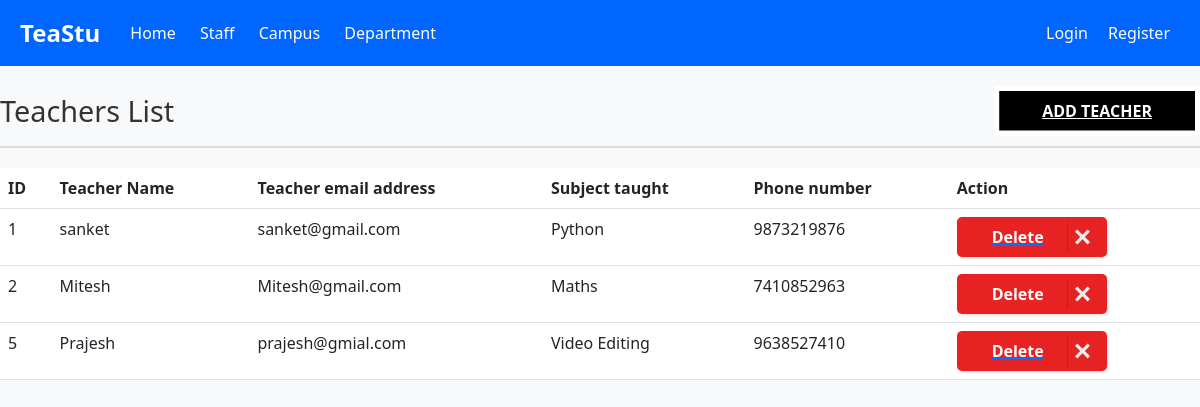
Screenshot of /teachers/ with the database file from the repository.
### ass_app/models.py (models this page shows)
class addteacher(models.Model):
    T_name = models.CharField(max_length=100)
    T_mail = models.EmailField(unique=True)
    T_subject = models.CharField(max_length=50)
    T_number = models.BigIntegerField()

### ass_app/views.py (the view)
# urls.py: path('teachers/',views.teachers, name="teachers"),
def teachers(request):
    user = request.session.get('cuser')
    T_data = addteacher.objects.all()
    return render(request,'teachers.html',{'T_data':T_data,'user':user})

### ass_app/templates/teachers.html (shortened to what this page needs)
<!DOCTYPE html>
<html lang="en">
<head>
</head>
<body>
    {% extends 'header.html' %}
    {% block body %}
    <div class="header-section">
        <h2>Teachers List</h2>
        <a href="/add_teacher" class="btn-24">Add Teacher</a>
    </div>
    <table class="table">
        <thead class="thead-dark">
            <tr>
                <th scope="col">ID</th>
                <th scope="col">Teacher Name</th>
                <th scope="col">Teacher email address</th>
                <th scope="col">Subject taught</th>
                <th scope="col">Phone number</th>
                <th scope="col">Action</th>
            </tr>
        </thead>
        <tbody>
            {% for i in T_data %}
            <tr>
                <td>{{i.id}}</td>
                <td>{{i.T_name}}</td>
                <td>{{i.T_mail}}</td>
                <td>{{i.T_subject}}</td>
                <td>{{i.T_number}}</td>
                <td><div class="wrap-delete"><a href="/delete/{{i.id}}" class="button-delete"><span class='text'>Delete</span><span
                            class="icon"><svg xmlns="http://www.w3.org/2000/svg" width="24" height="24"
                                viewBox="0 0 24 24">
                                <path
                                    d="M24 20.188l-8.315-8.209 8.2-8.282-3.697-3.697-8.212 8.318-8.31-8.203-3.666 3.666 8.321 8.24-8.206 8.313 3.666 3.666 8.237-8.318 8.285 8.203z" />
                            </svg></span></a></div></td>
            </tr>
            {% endfor %}
        </tbody>
    </table>
    {% endblock %}

### ass_app/templates/teachers.html (style rules this page uses)
.header-section { display: flex; justify-content: space-between; align-items: center; margin: 20px 0; border-bottom: 2px solid #ddd; padding-bottom: 10px; }
.header-section h2 { margin: 0; font-size: 1.8rem; color: #333; }
.btn-24, .btn-24 *, .btn-24 :after, .btn-24 :before, .btn-24:after, .btn-24:before { border: 0 solid; box-sizing: border-box; }
.btn-24 { -webkit-tap-highlight-color: transparent; background-color: #000; background-image: none; color: #fff; cursor: pointer; font-family: ui-sans-serif, system-ui, -apple-system, BlinkMacSystemFont, Segoe UI, Roboto, Helvetica Neue, Arial, Noto Sans, sans-serif, Apple Color Emoji, Segoe UI Emoji, Segoe UI Symbol, Noto Color Emoji; font-size: 100%; font-weight: 900; line-height: 1.5; margin: 0; padding: 0; text-transform: uppercase; }
.btn-24 { --background: #000; background: none; overflow: hidden; padding: 0.8rem 3rem; position: relative; }
.btn-24:after, .btn-24:before { --tilt: 20px; background: #fff; -webkit-clip-path: polygon(0 0, 100% 0, 100% 50%, 100% 100%, 0 100%); clip-path: polygon(0 0, 100% 0, 100% 50%, 100% 100%, 0 100%); content: ""; display: block; height: 100%; left: 0; position: absolute; top: 0; transition: -webkit-clip-path 0.2s ease; transition: clip-path 0.2s ease; transition: clip-path 0.2s ease, -webkit-clip-path 0.2s ease; width: 100%; z-index: -1; }
.btn-24:after { --thickness: 5px; background: var(--background); height: calc(100% - var(--thickness) * 2); left: var(--thickness); top: var(--thickness); width: calc(100% - var(--thickness) * 2); }
.wrap-delete * { margin: 0; padding: 0; box-sizing: border-box; }
.wrap-delete a { width: 150px; height: 40px; cursor: pointer; display: flex; align-items: center; background: red; border: none; border-radius: 5px; box-shadow: 1px 1px 3px rgba(0, 0, 0, 0.15); background: #e62222; }
.wrap-delete a, .wrap-delete a span { transition: 200ms; }
.wrap-delete a .text { transform: translateX(35px); color: white; font-weight: bold; }
.wrap-delete a .icon { position: absolute; border-left: 1px solid #c41b1b; transform: translateX(110px); height: 30px; width: 30px; display: flex; align-items: center; justify-content: center; }
.wrap-delete a svg { width: 15px; fill: #eee; }

### ass_app/templates/header.html (style rules this page uses)
body { background-color: #f8f9fa; }
h2 { text-align: center; font-size: 2.5rem; margin: 30px 0; color: #333; }

### rows the page displays
addteacher: id "1", T_name "sanket", T_mail "sanket@gmail.com", T_subject "Python", T_number "9873219876"
addteacher: id "2", T_name "Mitesh", T_mail "Mitesh@gmail.com", T_subject "Maths", T_number "7410852963"
addteacher: id "5", T_name "Prajesh", T_mail "prajesh@gmial.com", T_subject "Video Editing", T_number "9638527410"
